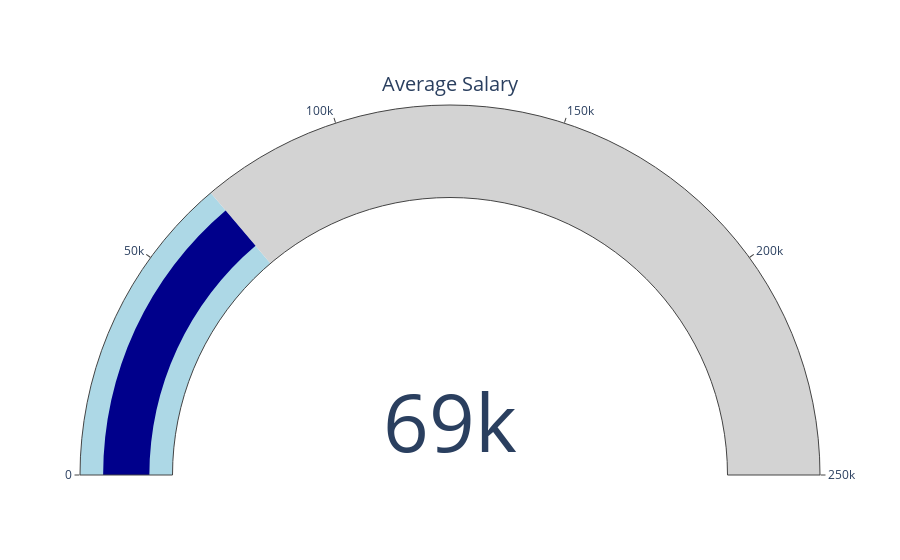

The notebook cell this image was saved under:
### Code cell
import plotly.graph_objects as go

# Calculate average salary
average_salary = df['Salary'].mean()

# Display KPI using Plotly
fig = go.Figure(go.Indicator(
    mode="gauge+number",
    value=average_salary,
    title={'text': "Average Salary"},
    gauge={
        'axis': {'range': [0, df['Salary'].max()]},
        'bar': {'color': "darkblue"},
        'steps': [
            {'range': [0, average_salary], 'color': "lightblue"},
            {'range': [average_salary, df['Salary'].max()], 'color': "lightgray"}
        ]
    },
    domain={'x': [0, 1], 'y': [0, 1]}
))

fig.show()

### Figure 1 — Plotly figure (JSON) as saved in the notebook; plotly's stock layout.template omitted (floating-point values rounded to 4 significant figures)
{"data": [{"domain": {"x": [0, 1], "y": [0, 1]}, "gauge": {"axis": {"range": [0, 250000]}, "bar": {"color": "darkblue"}, "steps": [{"color": "lightblue", "range": [0, 69020.0]}, {"color": "lightgray", "range": [69020.0, 250000]}]}, "mode": "gauge+number", "title": {"text": "Average Salary"}, "type": "indicator", "value": 69020.0}], "layout": {}}
